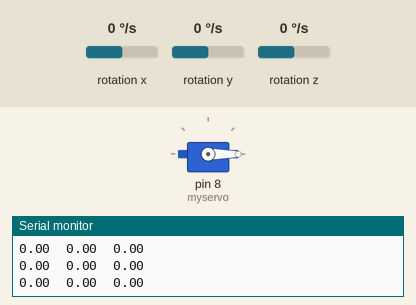
This sketch was run on a simulated Arduino Uno, built with avr-gcc and run on an emulated ATmega328P. Shown: servo, the last lines printed to the serial monitor. Wiring (inferred from the names in the program): ITG-3200 gyroscope at I2C address 0x69. The inputs (shaded band) are chosen by the test bench; at power-on: rotation x 0 °/s, rotation z 0 °/s, rotation y 0 °/s.

Above: at 1.2 s.
1.3 s: rotation x set to -2 °/s
4.3 s: rotation z set to 100 °/s
At 5.08 s:
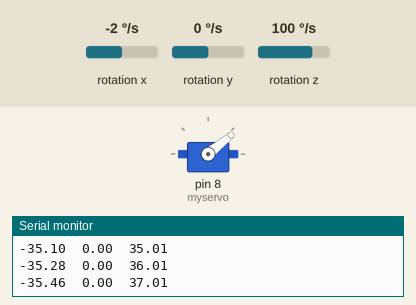
At 5.69 s:
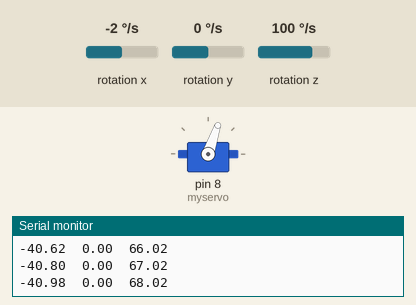
7.3 s: rotation z set to -192 °/s
At 7.51 s:
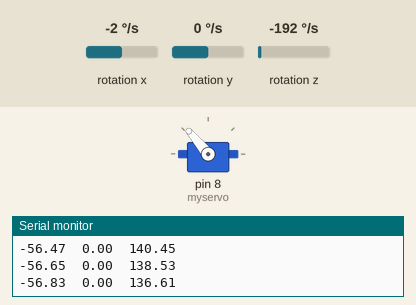
Timing chart, 0 to 10.4 s (numbered marks = the images above; inputs shaded):
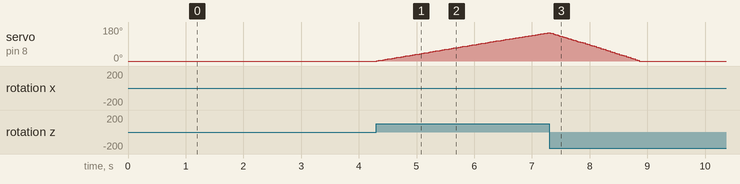

The sketch:

ITG3200_integrator.ino
```cpp
// (licence header left out)
//The Wire library is used for I2C communication
#include <Wire.h>
#include <Servo.h>

//This is a list of registers in the ITG-3200. Registers are parameters that determine how the sensor will behave, or they can hold data that represent the
//sensors current status.
//To learn more about the registers on the ITG-3200, download and read the datasheet.
char WHO_AM_I = 0x00;
char SMPLRT_DIV= 0x15;
char DLPF_FS = 0x16;
char GYRO_XOUT_H = 0x1D;
char GYRO_XOUT_L = 0x1E;
char GYRO_YOUT_H = 0x1F;
char GYRO_YOUT_L = 0x20;
char GYRO_ZOUT_H = 0x21;
char GYRO_ZOUT_L = 0x22;

//This is a list of settings that can be loaded into the registers.
//DLPF, Full Scale Register Bits
//FS_SEL must be set to 3 for proper operation
//Set DLPF_CFG to 3 for 1kHz Fint and 42 Hz Low Pass Filter
char DLPF_CFG_0 = (1<<0);
char DLPF_CFG_1 = (1<<1);
char DLPF_CFG_2 = (1<<2);
char DLPF_FS_SEL_0 = (1<<3);
char DLPF_FS_SEL_1 = (1<<4);

//I2C devices each have an address. The address is defined in the datasheet for the device. The ITG-3200 breakout board can have different address depending on how
//the jumper on top of the board is configured. By default, the jumper is connected to the VDD pin. When the jumper is connected to the VDD pin the I2C address
//is 0x69.
char itgAddress = 0x69;

// Servo objects
Servo myservo;  // create servo object to control a servo

double x = 0;
double y = 0;
double z = 0;

double xOffset = 0;
double yOffset = 0;
double zOffset = 0;

int rate = 10;

//In the setup section of the sketch the serial port will be configured, the i2c communication will be initialized, and the itg-3200 will be configured.
void setup()
{
  // Init servo on port
  myservo.attach(8);  // attaches the servo on pin 9 to the servo object


  //Create a serial connection using a 9600bps baud rate.
  Serial.begin(9600);

  //Initialize the I2C communication. This will set the Arduino up as the 'Master' device.
  Wire.begin();

  //Read the WHO_AM_I register and print the result
  char id=0;
  id = itgRead(itgAddress, 0x00);
  Serial.print("ID: ");
  Serial.println(id, HEX);

  //Configure the gyroscope
  //Set the gyroscope scale for the outputs to +/-2000 degrees per second
  itgWrite(itgAddress, DLPF_FS, (DLPF_FS_SEL_0|DLPF_FS_SEL_1|DLPF_CFG_0));
  //Set the sample rate to 100 hz
  itgWrite(itgAddress, SMPLRT_DIV, 9);
}

//The loop section of the sketch will read the X,Y and Z output rates from the gyroscope and output them in the Serial Terminal
void loop()
{
  //Create variables to hold the output rates.
  int xRate, yRate, zRate;

  //Read the x,y and z output rates from the gyroscope.
  xRate = readX();
  yRate = readY();
  zRate = readZ();

  double xDegrees = xRate / 14.375 + xOffset;
  double yDegrees = yRate / 14.375 + yOffset;
  double zDegrees = zRate / 14.375 + zOffset;

  // If this is the first run
  if (xOffset == 0 && yOffset == 0 && zOffset == 0)
  {
     xOffset = -1 * xDegrees;
     yOffset = -1 * yDegrees;
     zOffset = -1 * zDegrees;
  }

  x += xDegrees * (rate * 0.001); // Degrees / Sec * Sec
  y += yDegrees * (rate * 0.001); // Degrees / Sec * Sec
  z += zDegrees * (rate * 0.001); // Degrees / Sec * Sec


  myservo.write(z);

  //Print the output rates to the terminal, seperated by a TAB character.
  Serial.print(x);
  Serial.print('\t');
  Serial.print(y);
  Serial.print('\t');
  Serial.println(z);

  //Wait 10ms before reading the values again. (Remember, the output rate was set to 100hz and 1reading per 10ms = 100hz.)
  delay(rate);
//  myservo.write(pos); // tell servo to go to position in variable 'pos'
}

//This function will write a value to a register on the itg-3200.
//Parameters:
//  char address: The I2C address of the sensor. For the ITG-3200 breakout the address is 0x69.
//  char registerAddress: The address of the register on the sensor that should be written to.
//  char data: The value to be written to the specified register.
void itgWrite(char address, char registerAddress, char data)
{
  //Initiate a communication sequence with the desired i2c device
  Wire.beginTransmission(address);
  //Tell the I2C address which register we are writing to
  Wire.write(registerAddress);
  //Send the value to write to the specified register
  Wire.write(data);
  //End the communication sequence
  Wire.endTransmission();
}

//This function will read the data from a specified register on the ITG-3200 and return the value.
//Parameters:
//  char address: The I2C address of the sensor. For the ITG-3200 breakout the address is 0x69.
//  char registerAddress: The address of the register on the sensor that should be read
//Return:
//  unsigned char: The value currently residing in the specified register
unsigned char itgRead(char address, char registerAddress)
{
  //This variable will hold the contents read from the i2c device.
  unsigned char data=0;

  //Send the register address to be read.
  Wire.beginTransmission(address);
  //Send the Register Address
  Wire.write(registerAddress);
  //End the communication sequence.
  Wire.endTransmission();

  //Ask the I2C device for data
  Wire.beginTransmission(address);
  Wire.requestFrom(address, 1);

  //Wait for a response from the I2C device
  if(Wire.available()){
    //Save the data sent from the I2C device
    data = Wire.read();
  }

  //End the communication sequence.
  Wire.endTransmission();

  //Return the data read during the operation
  return data;
}

//This function is used to read the X-Axis rate of the gyroscope. The function returns the ADC value from the Gyroscope
//NOTE: This value is NOT in degrees per second.
//Usage: int xRate = readX();
int readX(void)
{
  int data=0;
  data = itgRead(itgAddress, GYRO_XOUT_H)<<8;
  data |= itgRead(itgAddress, GYRO_XOUT_L);

  return data;
}

//This function is used to read the Y-Axis rate of the gyroscope. The function returns the ADC value from the Gyroscope
//NOTE: This value is NOT in degrees per second.
//Usage: int yRate = readY();
int readY(void)
{
  int data=0;
  data = itgRead(itgAddress, GYRO_YOUT_H)<<8;
  data |= itgRead(itgAddress, GYRO_YOUT_L);

  return data;
}

//This function is used to read the Z-Axis rate of the gyroscope. The function returns the ADC value from the Gyroscope
//NOTE: This value is NOT in degrees per second.
//Usage: int zRate = readZ();
int readZ(void)
{
  int data=0;
  data = itgRead(itgAddress, GYRO_ZOUT_H)<<8;
  data |= itgRead(itgAddress, GYRO_ZOUT_L);

  return data;
}
```

Measured:
- after the input at 4.3 s, servo on pin 8 (myservo): moves from 0° to 150° over 3.0 s, starting at once
